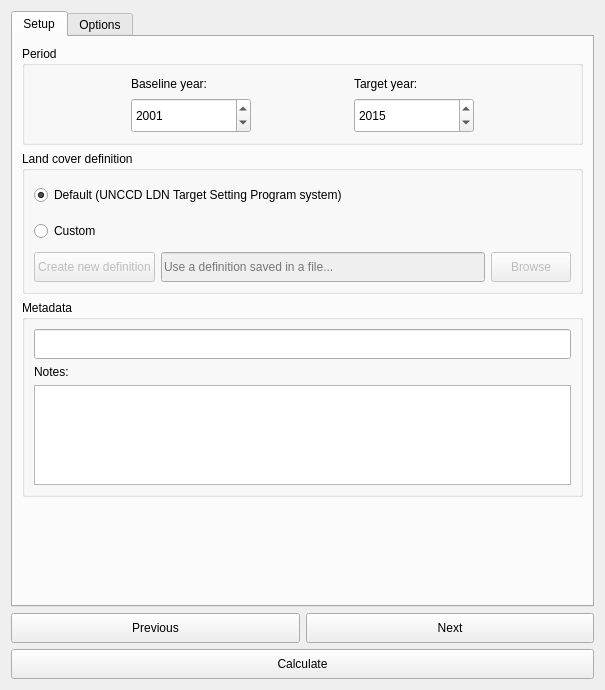
<?xml version="1.0" encoding="UTF-8"?>
<ui version="4.0">
 <class>DlgCalculateSOC</class>
 <widget class="QDialog" name="DlgCalculateSOC">
  <property name="geometry">
   <rect>
    <x>0</x>
    <y>0</y>
    <width>605</width>
    <height>690</height>
   </rect>
  </property>
  <property name="sizePolicy">
   <sizepolicy hsizetype="Fixed" vsizetype="Fixed">
    <horstretch>0</horstretch>
    <verstretch>0</verstretch>
   </sizepolicy>
  </property>
  <property name="windowTitle">
   <string>Calculate Soil Organic Carbon</string>
  </property>
  <layout class="QVBoxLayout" name="verticalLayout">
   <item>
    <widget class="QTabWidget" name="TabBox">
     <property name="sizePolicy">
      <sizepolicy hsizetype="Minimum" vsizetype="Minimum">
       <horstretch>0</horstretch>
       <verstretch>0</verstretch>
      </sizepolicy>
     </property>
     <property name="tabShape">
      <enum>QTabWidget::Rounded</enum>
     </property>
     <property name="currentIndex">
      <number>0</number>
     </property>
     <widget class="QWidget" name="SetupTab">
      <attribute name="title">
       <string>Setup</string>
      </attribute>
      <layout class="QVBoxLayout" name="verticalLayout_5">
       <item>
        <widget class="QGroupBox" name="baseline_box">
         <property name="enabled">
          <bool>true</bool>
         </property>
         <property name="title">
          <string>Period</string>
         </property>
         <layout class="QGridLayout" name="gridLayout_9">
          <item row="1" column="0">
           <widget class="QDateEdit" name="year_start">
            <property name="sizePolicy">
             <sizepolicy hsizetype="Minimum" vsizetype="Minimum">
              <horstretch>0</horstretch>
              <verstretch>0</verstretch>
             </sizepolicy>
            </property>
            <property name="minimumSize">
             <size>
              <width>0</width>
              <height>30</height>
             </size>
            </property>
            <property name="maximumSize">
             <size>
              <width>120</width>
              <height>35</height>
             </size>
            </property>
            <property name="date">
             <date>
              <year>2001</year>
              <month>1</month>
              <day>1</day>
             </date>
            </property>
            <property name="maximumDate">
             <date>
              <year>2015</year>
              <month>12</month>
              <day>31</day>
             </date>
            </property>
            <property name="minimumDate">
             <date>
              <year>1992</year>
              <month>1</month>
              <day>1</day>
             </date>
            </property>
            <property name="displayFormat">
             <string notr="true">yyyy</string>
            </property>
           </widget>
          </item>
          <item row="1" column="1">
           <widget class="QDateEdit" name="year_end">
            <property name="sizePolicy">
             <sizepolicy hsizetype="Minimum" vsizetype="Expanding">
              <horstretch>0</horstretch>
              <verstretch>0</verstretch>
             </sizepolicy>
            </property>
            <property name="minimumSize">
             <size>
              <width>0</width>
              <height>30</height>
             </size>
            </property>
            <property name="maximumSize">
             <size>
              <width>120</width>
              <height>35</height>
             </size>
            </property>
            <property name="date">
             <date>
              <year>2015</year>
              <month>1</month>
              <day>1</day>
             </date>
            </property>
            <property name="minimumDateTime">
             <datetime>
              <hour>0</hour>
              <minute>0</minute>
              <second>0</second>
              <year>1992</year>
              <month>1</month>
              <day>1</day>
             </datetime>
            </property>
            <property name="maximumDate">
             <date>
              <year>2030</year>
              <month>12</month>
              <day>31</day>
             </date>
            </property>
            <property name="minimumDate">
             <date>
              <year>1992</year>
              <month>1</month>
              <day>1</day>
             </date>
            </property>
            <property name="displayFormat">
             <string notr="true">yyyy</string>
            </property>
           </widget>
          </item>
          <item row="0" column="0">
           <widget class="QLabel" name="label">
            <property name="text">
             <string>Baseline year:</string>
            </property>
           </widget>
          </item>
          <item row="0" column="1">
           <widget class="QLabel" name="label_3">
            <property name="text">
             <string>Target year:</string>
            </property>
           </widget>
          </item>
         </layout>
        </widget>
       </item>
       <item>
        <widget class="QGroupBox" name="remap_box">
         <property name="enabled">
          <bool>true</bool>
         </property>
         <property name="title">
          <string>Land cover definition</string>
         </property>
         <layout class="QGridLayout" name="gridLayout">
          <item row="3" column="0">
           <widget class="QPushButton" name="remap_custom_create">
            <property name="enabled">
             <bool>false</bool>
            </property>
            <property name="minimumSize">
             <size>
              <width>0</width>
              <height>30</height>
             </size>
            </property>
            <property name="text">
             <string>Create new definition</string>
            </property>
           </widget>
          </item>
          <item row="3" column="1">
           <widget class="QLineEdit" name="remap_custom_file">
            <property name="enabled">
             <bool>false</bool>
            </property>
            <property name="minimumSize">
             <size>
              <width>120</width>
              <height>30</height>
             </size>
            </property>
            <property name="placeholderText">
             <string>Use a definition saved in a file...</string>
            </property>
           </widget>
          </item>
          <item row="0" column="0" colspan="2">
           <widget class="QRadioButton" name="remap_default">
            <property name="minimumSize">
             <size>
              <width>0</width>
              <height>30</height>
             </size>
            </property>
            <property name="text">
             <string>Default (UNCCD LDN Target Setting Program system)</string>
            </property>
            <property name="checked">
             <bool>true</bool>
            </property>
           </widget>
          </item>
          <item row="3" column="2">
           <widget class="QPushButton" name="remap_custom_file_browse">
            <property name="enabled">
             <bool>false</bool>
            </property>
            <property name="minimumSize">
             <size>
              <width>0</width>
              <height>30</height>
             </size>
            </property>
            <property name="maximumSize">
             <size>
              <width>80</width>
              <height>16777215</height>
             </size>
            </property>
            <property name="text">
             <string>Browse</string>
            </property>
           </widget>
          </item>
          <item row="1" column="0" colspan="3">
           <widget class="QRadioButton" name="remap_custom">
            <property name="minimumSize">
             <size>
              <width>0</width>
              <height>30</height>
             </size>
            </property>
            <property name="text">
             <string>Custom</string>
            </property>
           </widget>
          </item>
         </layout>
        </widget>
       </item>
       <item>
        <widget class="QGroupBox" name="metadataGroupBox">
         <property name="sizePolicy">
          <sizepolicy hsizetype="Preferred" vsizetype="Expanding">
           <horstretch>0</horstretch>
           <verstretch>0</verstretch>
          </sizepolicy>
         </property>
         <property name="title">
          <string>Metadata</string>
         </property>
         <layout class="QVBoxLayout" name="verticalLayout_2">
          <item>
           <widget class="QLineEdit" name="task_name">
            <property name="minimumSize">
             <size>
              <width>0</width>
              <height>30</height>
             </size>
            </property>
            <property name="maxLength">
             <number>60</number>
            </property>
           </widget>
          </item>
          <item>
           <widget class="QLabel" name="label_2">
            <property name="text">
             <string>Notes:</string>
            </property>
           </widget>
          </item>
          <item>
           <widget class="QTextEdit" name="task_notes">
            <property name="sizePolicy">
             <sizepolicy hsizetype="Expanding" vsizetype="Expanding">
              <horstretch>0</horstretch>
              <verstretch>0</verstretch>
             </sizepolicy>
            </property>
            <property name="minimumSize">
             <size>
              <width>0</width>
              <height>0</height>
             </size>
            </property>
            <property name="maximumSize">
             <size>
              <width>16777215</width>
              <height>100</height>
             </size>
            </property>
           </widget>
          </item>
         </layout>
        </widget>
       </item>
       <item>
        <spacer name="verticalSpacer_3">
         <property name="orientation">
          <enum>Qt::Vertical</enum>
         </property>
         <property name="sizeHint" stdset="0">
          <size>
           <width>20</width>
           <height>0</height>
          </size>
         </property>
        </spacer>
       </item>
      </layout>
     </widget>
     <widget class="QWidget" name="optionsTab">
      <attribute name="title">
       <string>Options</string>
      </attribute>
      <layout class="QVBoxLayout" name="verticalLayout_3">
       <item>
        <widget class="QGroupBox" name="groupBox">
         <property name="sizePolicy">
          <sizepolicy hsizetype="Preferred" vsizetype="Minimum">
           <horstretch>0</horstretch>
           <verstretch>0</verstretch>
          </sizepolicy>
         </property>
         <property name="title">
          <string>Climate regime</string>
         </property>
         <layout class="QGridLayout" name="gridLayout_2">
          <item row="1" column="0">
           <widget class="QRadioButton" name="fl_radio_chooseRegime">
            <property name="text">
             <string>Specify regime</string>
            </property>
           </widget>
          </item>
          <item row="2" column="0">
           <widget class="QRadioButton" name="fl_radio_custom">
            <property name="text">
             <string>Custom value</string>
            </property>
           </widget>
          </item>
          <item row="1" column="1">
           <widget class="QComboBox" name="fl_chooseRegime_comboBox">
            <property name="sizePolicy">
             <sizepolicy hsizetype="Expanding" vsizetype="Fixed">
              <horstretch>0</horstretch>
              <verstretch>0</verstretch>
             </sizepolicy>
            </property>
           </widget>
          </item>
          <item row="2" column="1">
           <widget class="QLineEdit" name="fl_custom_lineEdit">
            <property name="inputMethodHints">
             <set>Qt::ImhNone</set>
            </property>
            <property name="maxLength">
             <number>6</number>
            </property>
            <property name="placeholderText">
             <string/>
            </property>
           </widget>
          </item>
          <item row="0" column="0" colspan="2">
           <widget class="QRadioButton" name="fl_radio_default">
            <property name="text">
             <string>Default (determined per-pixel using global climate data)</string>
            </property>
            <property name="checked">
             <bool>true</bool>
            </property>
           </widget>
          </item>
         </layout>
        </widget>
       </item>
       <item>
        <widget class="QGroupBox" name="groupBox_2">
         <property name="sizePolicy">
          <sizepolicy hsizetype="Preferred" vsizetype="Minimum">
           <horstretch>0</horstretch>
           <verstretch>0</verstretch>
          </sizepolicy>
         </property>
         <property name="title">
          <string>Additional files to download</string>
         </property>
         <layout class="QGridLayout" name="gridLayout_4">
          <item row="2" column="0">
           <widget class="QCheckBox" name="download_annual_lc">
            <property name="maximumSize">
             <size>
              <width>16777215</width>
              <height>16777215</height>
             </size>
            </property>
            <property name="text">
             <string/>
            </property>
           </widget>
          </item>
          <item row="0" column="0">
           <widget class="QCheckBox" name="download_annual_soc">
            <property name="maximumSize">
             <size>
              <width>20</width>
              <height>16777215</height>
             </size>
            </property>
            <property name="text">
             <string/>
            </property>
           </widget>
          </item>
          <item row="0" column="1">
           <widget class="QLabel" name="label_4">
            <property name="text">
             <string>Download annual soil organic carbon layers (default is to download only first and last year)</string>
            </property>
            <property name="wordWrap">
             <bool>true</bool>
            </property>
           </widget>
          </item>
          <item row="2" column="1">
           <widget class="QLabel" name="label_5">
            <property name="text">
             <string>Download annual land cover layers</string>
            </property>
            <property name="wordWrap">
             <bool>true</bool>
            </property>
           </widget>
          </item>
         </layout>
        </widget>
       </item>
       <item>
        <spacer name="verticalSpacer">
         <property name="orientation">
          <enum>Qt::Vertical</enum>
         </property>
         <property name="sizeType">
          <enum>QSizePolicy::Expanding</enum>
         </property>
         <property name="sizeHint" stdset="0">
          <size>
           <width>20</width>
           <height>40</height>
          </size>
         </property>
        </spacer>
       </item>
      </layout>
     </widget>
    </widget>
   </item>
   <item>
    <layout class="QGridLayout" name="gridLayout_3">
     <item row="1" column="0" colspan="2">
      <widget class="QPushButton" name="button_calculate">
       <property name="minimumSize">
        <size>
         <width>0</width>
         <height>30</height>
        </size>
       </property>
       <property name="text">
        <string>Calculate</string>
       </property>
      </widget>
     </item>
     <item row="0" column="0">
      <widget class="QPushButton" name="button_prev">
       <property name="minimumSize">
        <size>
         <width>0</width>
         <height>30</height>
        </size>
       </property>
       <property name="text">
        <string>Previous</string>
       </property>
      </widget>
     </item>
     <item row="0" column="1">
      <widget class="QPushButton" name="button_next">
       <property name="minimumSize">
        <size>
         <width>0</width>
         <height>30</height>
        </size>
       </property>
       <property name="text">
        <string>Next</string>
       </property>
      </widget>
     </item>
    </layout>
   </item>
  </layout>
 </widget>
 <tabstops>
  <tabstop>TabBox</tabstop>
  <tabstop>button_prev</tabstop>
  <tabstop>button_next</tabstop>
  <tabstop>button_calculate</tabstop>
 </tabstops>
 <resources/>
 <connections/>
</ui>
